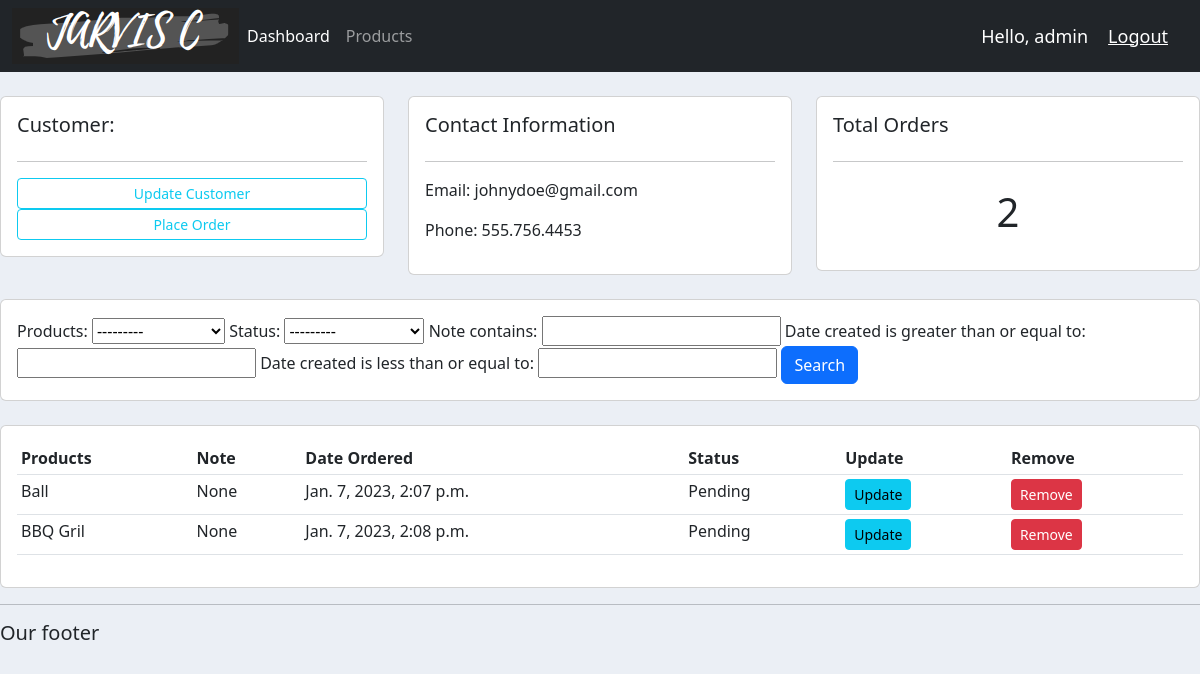
The app's page /customer/1/ (signed in) with its own data.
### accounts/models.py (models this page shows, shortened)
class Customer(models.Model):
    user = models.OneToOneField(User, null=True, blank=True, on_delete=models.CASCADE)
    name = models.CharField(max_length=200, null=True)
    phone = models.CharField(max_length=200, null=True)
    email = models.CharField(max_length=200, null=True)
    profile_pic = models.ImageField(default="profile.png", null=True, blank=True)
    date_created = models.DateTimeField(auto_now_add=True, null=True)

class Order(models.Model):
    STATUS = (
        ('Pending', 'Pending'),
        ('Out for delivery', 'Out for delivery'),
        ('Delivery', 'Delivery'),
    )
    customer = models.ForeignKey(Customer, null=True, on_delete=models.SET_NULL)
    products = models.ForeignKey(Products, null=True, on_delete=models.SET_NULL)
    date_created = models.DateTimeField(auto_now_add=True, null=True)
    status = models.CharField(max_length=200, null=True, choices=STATUS)
    note = models.CharField(max_length=1000, null=True)

class Products(models.Model):
    CATEGORY = (
        ('Indoor', 'Indoor'),
        ('Out Door', 'Out Door'),
    )
    name = models.CharField(max_length=200, null=True)
    price = models.FloatField(null=True)
    category = models.CharField(max_length=200, null=True, choices=CATEGORY)
    description = models.CharField(max_length=200, null=True, blank=True)
    date_created = models.DateTimeField(auto_now_add=True, null=True)
    tags = models.ManyToManyField(Tag)
    def __str__(self):
        return self.name

### accounts/decorators.py (the view)
        def wrapper_func(request, *args, **kwargs):
            group = None
            if request.user.groups.exists():
                group = request.user.groups.all()[0].name
            if group in allowed_roles:
                return view_func(request, *args, **kwargs)
            else:
                return HttpResponse('You are not authorized to view this page')

### accounts/views.py (called while the page is built)
@login_required(login_url='login')
@allowed_users(allowed_roles=['admin'])
def customer(request, pk_test):
    custom = Customer.objects.get(id=pk_test)
    orders = custom.order_set.all()
    order_count = orders.count()
    myFilter = OrderFilter(request.GET, queryset=orders)
    orders = myFilter.qs
    context = {'customer': custom, 'orders': orders, 'order_count': order_count, 'myFilter': myFilter}
    return render(request, 'accounts/customer.html', context)

### accounts/templates/accounts/customer.html
{% extends 'accounts/base.html' %}
{% block content %}
<br/>
<div class="row">
    <div class="col-md">
        <div class="card card-body">
            <h5>Customer:</h5>
            <hr/>
            <a href="" class="btn btn-outline-info btn-sm btn-block">Update Customer</a>
            <a  class="btn btn-outline-info btn-sm btn-block" href="{% url 'create_order' customer.id %}">Place Order</a>
        </div>
    </div>
    <div class="col-md">
        <div class="card card-body">
            <h5>Contact Information</h5>
            <hr/>
            <p>Email: {{ customer.email }}</p>
            <p>Phone: {{ customer.phone }}</p>
        </div>
    </div>
    <div class="col-md">
        <div class="card card-body">
            <h5>Total Orders</h5>
            <hr/>
            <h1 style="text-align: center; padding: 10px">{{ order_count  }}</h1>
        </div>
    </div>
</div>
<br/>
<div class="row">
    <div class="col">
        <div class="card card-body">
            <form method="get">
                {{ myFilter.form }}
                <button class="btn btn-primary" type="submit">Search</button>
            </form>
        </div>
    </div>
</div>
<br/>
<div class="row">
    <div class="col-md">
        <div class="card card-body">
            <table class="table table-sm">
                <tr>
                    <th>Products</th>
                    <th>Note</th>
                    <th>Date Ordered</th>
                    <th>Status</th>
                    <th>Update</th>
                    <th>Remove</th>
                </tr>
                {% for order in orders %}
                <tr>
                    <td>{{ order.products }}</td>
                    <td>{{ order.note }}</td>
                    <td>{{ order.date_created }}</td>
                    <td>{{ order.status }}</td>
                    <td><a class="btn btn-sm btn-info" href="{% url 'update_order' order.id %}">Update</a></td>
                    <td><a class="btn btn-sm btn-danger " href="{% url 'delete_order' order.id %}">Remove</a></td>
                </tr>
                {% endfor %}
            </table>
        </div>
    </div>
</div>
{% endblock content %}

### accounts/templates/accounts/navbar.html (shortened to what this page needs)
{% load static %}
<nav class="navbar navbar-expand-lg navbar-dark bg-dark">
    <div class="container-fluid">
        <img src="{% static 'images/logo.png' %}">
        <div class="collapse navbar-collapse" id="navbarNavAltMarkup">
            <ul class="navbar-nav">
                {% if request.user.is_staff %}
                <a class="nav-link active" aria-current="page" href="{% url 'home' %}">Dashboard</a>
                <a class="nav-link" href="{% url 'products' %}">Products</a>
                {% else %}
                <a class="nav-link" href="{% url 'account' %}">Settings</a>
                {% endif %}
            </ul>
        </div>
        <span class="hello-msg">Hello, {{request.user}}</span>
        <span><a class="hello-msg" href="{% url 'logout' %}">Logout</a></span>
    </div>
</nav>

### static/css/main.css (style rules this page uses)
body { background-color:#ebeff5 }

### accounts/templates/accounts/navbar.html (style rules this page uses)
.hello-msg { font-size:18px; color:#fff; margin-right:20px; }

### records on screen
Customer: email "johnydoe@gmail.com", phone "555.756.4453"
Order: products "Ball", note "None", date_created "Jan. 7, 2023, 2:07 p.m.", status "Pending"
Order: products "BBQ Gril", note "None", date_created "Jan. 7, 2023, 2:08 p.m.", status "Pending"

### other values on screen
{{ request.user }} "admin"
{{ order_count }} "2"
